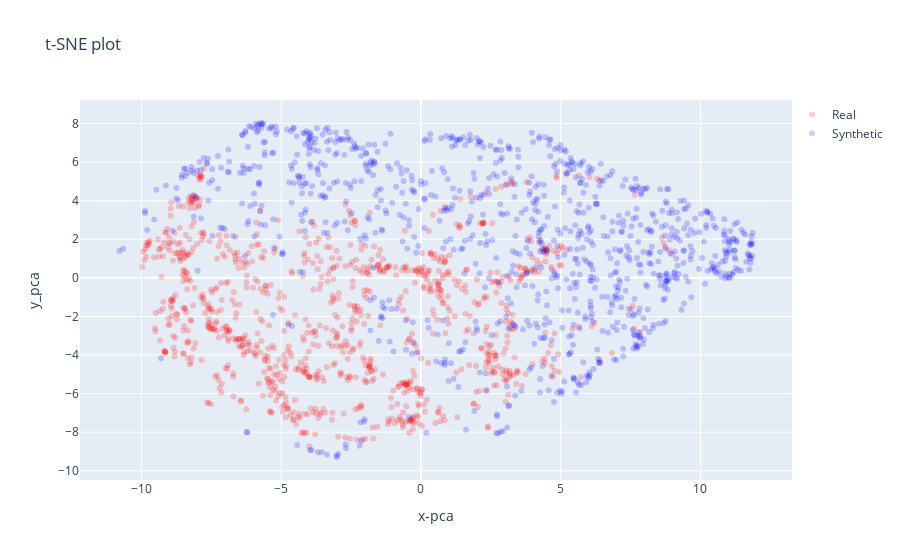

Notebook source saved alongside this figure:
### Code cell
visualization(real_vals, syn_vals, 'tsne', 'test')

### Figure 1 — Plotly figure (JSON) as saved in the notebook; plotly's stock layout.template omitted (floating-point values rounded to 4 significant figures; data arrays with more than 128 entries replaced by an {"elided": "..."} marker saying what was removed)
{"data": [{"marker": {"color": {"elided": "1000 str values"}, "opacity": 0.2}, "mode": "markers", "name": "Real", "type": "scatter", "x": {"elided": "1000 float values"}, "y": {"elided": "1000 float values"}}, {"marker": {"color": {"elided": "1000 str values"}, "opacity": 0.2}, "mode": "markers", "name": "Synthetic", "type": "scatter", "x": {"elided": "1000 float values"}, "y": {"elided": "1000 float values"}}], "layout": {"legend": {"x": 1, "y": 1}, "title": {"text": "t-SNE plot"}, "xaxis": {"title": {"text": "x-pca"}}, "yaxis": {"title": {"text": "y_pca"}}}}
